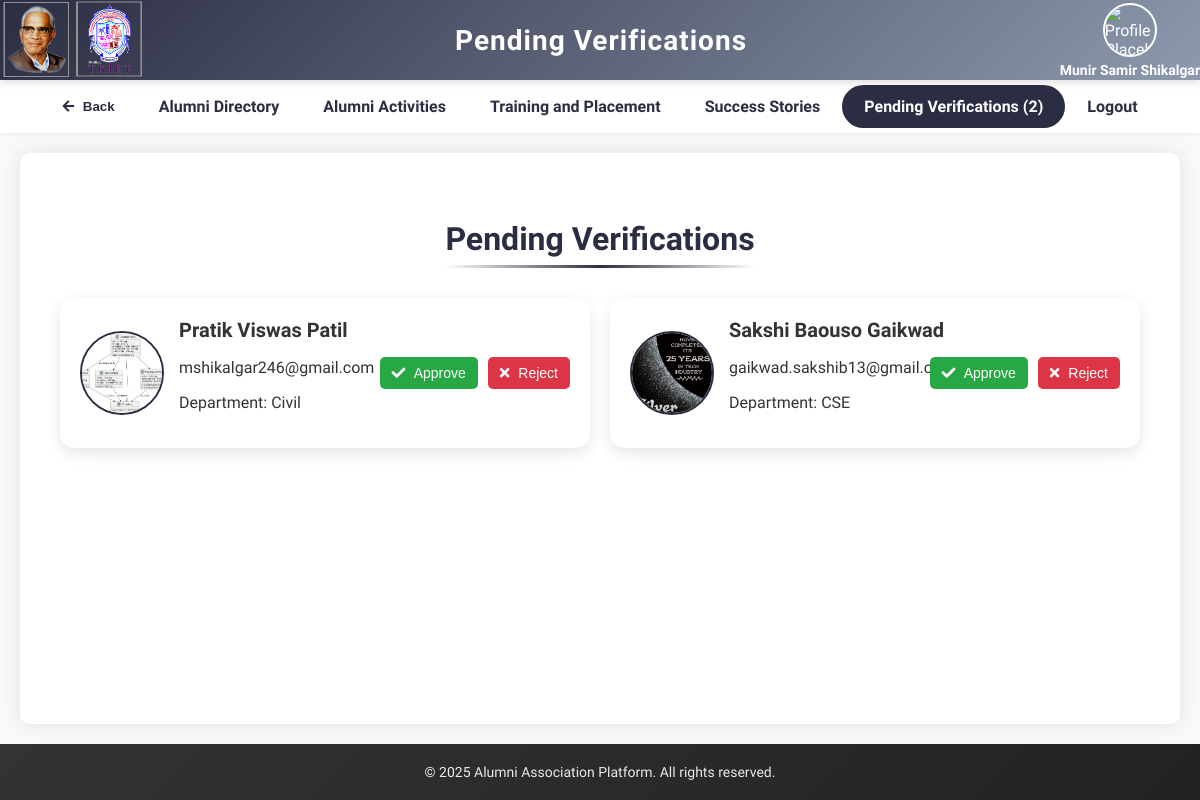
The app's page /pending_verifications.php (signed in) with its own data.
### tables this page shows
CREATE TABLE `users` (
  `prn_no` varchar(11) NOT NULL,
  `name` varchar(100) DEFAULT NULL,
  `email` varchar(100) DEFAULT NULL,
  `password` varchar(255) DEFAULT NULL,
  `role` enum('user','coordinator','admin') DEFAULT 'user',
  `graduation_year` int(11) DEFAULT NULL,
  `degree` varchar(100) DEFAULT NULL,
  `work_info` varchar(255) DEFAULT NULL,
  `bio` text DEFAULT NULL,
  `job_profile` varchar(100) DEFAULT NULL,
  `department` varchar(100) NOT NULL,
  `created_at` timestamp NOT NULL DEFAULT current_timestamp(),
  `profile_picture` varchar(255) DEFAULT NULL,
  `linkedin` varchar(255) DEFAULT NULL,
  `company` varchar(255) DEFAULT NULL,
  `position` varchar(255) DEFAULT NULL,
  `first_name` varchar(100) DEFAULT NULL,
  `middle_name` varchar(100) DEFAULT NULL,
  `last_name` varchar(100) DEFAULT NULL,
  `dob` date DEFAULT NULL,
  `gender` enum('Male','Female','Other') DEFAULT NULL,
  `address` text DEFAULT NULL,
  `phone` varchar(20) DEFAULT NULL,
  `github` varchar(255) DEFAULT NULL,
  `ug_degree` varchar(100) DEFAULT NULL,
  `ug_institute` varchar(255) DEFAULT NULL,
  `ug_graduation_year` int(11) DEFAULT NULL,
  `pg_degree` varchar(100) DEFAULT NULL,
  `pg_institute` varchar(255) DEFAULT NULL,
  `pg_graduation_year` int(11) DEFAULT NULL,
  `skills` text DEFAULT NULL,
  `emergency_contact` varchar(20) DEFAULT NULL,
  `experience` int(11) DEFAULT NULL,
  `status` enum('pending','verified') DEFAULT 'pending'
);

### pending_verifications.php (the view, shortened to what this page needs)
<?php
require 'db.php';
$user = [];
if (isset($_SESSION['user_id'])) {
    $stmt = $pdo->prepare("SELECT name, profile_picture FROM users WHERE prn_no = ?");
    $stmt->execute([$_SESSION['user_id']]);
    $user = $stmt->fetch(PDO::FETCH_ASSOC);
}
$page_title = "Pending Verifications";
$is_admin = $_SESSION['role'] === 'admin';
$user_department = $_SESSION['department'] ?? '';
if ($is_admin) {
    $stmt = $pdo->prepare("SELECT prn_no, name, email, profile_picture, department FROM users WHERE status = 'pending'");
    $stmt->execute();
} else {
    $stmt = $pdo->prepare("SELECT prn_no, name, email, profile_picture, department FROM users WHERE status = 'pending' AND department = ?");
    $stmt->execute([$user_department]);
}
$pending_users = $stmt->fetchAll(PDO::FETCH_ASSOC);
$current_page = basename($_SERVER['SCRIPT_NAME']);
?>
<!DOCTYPE html>
<html lang="en">
<head>
    <link rel="stylesheet" href="https://cdnjs.cloudflare.com/ajax/libs/font-awesome/5.15.3/css/all.min.css">
</head>
<body>
    <div class="header">
        <img src="tkiet_new_logo.png" alt="TKIET Logo" class="logo">
        <h1><?php echo htmlspecialchars($page_title); ?></h1>
        <div class="user-profile">
            <?php if (!empty($user['profile_picture']) && file_exists($user['profile_picture'])): ?>
                <img src="<?php echo htmlspecialchars($user['profile_picture']); ?>" alt="Profile Picture">
            <?php else: ?>
                <img src="assets/profile-placeholder.png" alt="Profile Placeholder">
            <?php endif; ?>
            <span><?php echo htmlspecialchars($user['name'] ?? 'Admin'); ?></span>
        </div>
    </div>
    <div class="nav-links">
        <?php if (basename($_SERVER['SCRIPT_NAME']) !== 'index.php'): ?>
            <button class="back-button" onclick="history.back()"><i class="fas fa-arrow-left"></i> Back</button>
        <?php endif; ?>
        <a href="directory.php" class="<?php echo $current_page === 'directory.php' ? 'active' : ''; ?>">Alumni Directory</a>
        <a href="activities.php" class="<?php echo $current_page === 'activities.php' ? 'active' : ''; ?>">Alumni Activities</a>
        <a href="training_and_placement_activities.php" class="<?php echo $current_page === 'training_and_placement_activities.php' ? 'active' : ''; ?>">Training and Placement</a>
        <a href="success_stories.php" class="<?php echo $current_page === 'success_stories.php' ? 'active' : ''; ?>">Success Stories</a>
        <?php if (isset($_SESSION['role']) && in_array($_SESSION['role'], ['admin', 'coordinator'])): ?>
            <a href="pending_verifications.php" class="<?php echo $current_page === 'pending_verifications.php' ? 'active' : ''; ?>" <?php echo $current_page !== 'pending_verifications.php' ? 'style="color: red;"' : ''; ?>>Pending Verifications (<?php echo count($pending_users); ?>)</a>
        <?php endif; ?>
        <a href="login.php">Logout</a>
    </div>
    <div class="content">
        <h2>Pending Verifications</h2>
        <div class="alumni-list">
            <?php if (count($pending_users) > 0): ?>
                <?php foreach ($pending_users as $user): ?>
                    <div class="alumni-card">
                        <a href="alumni_details.php?id=<?php echo $user['prn_no']; ?>" style="text-decoration: none; color: inherit; display: flex; align-items: center; gap: 15px; flex: 1;">
                            <?php if (!empty($user['profile_picture']) && file_exists($user['profile_picture'])): ?>
                                <img src="<?php echo htmlspecialchars($user['profile_picture']); ?>" alt="Profile Image">
                            <?php else: ?>
                                <img src="assets/profile-placeholder.png" alt="Profile Placeholder">
                            <?php endif; ?>
                            <div class="alumni-details">
                                <h3><?php echo htmlspecialchars($user['name']); ?></h3>
                                <p><?php echo htmlspecialchars($user['email']); ?></p>
                                <p>Department: <?php echo htmlspecialchars($user['department']); ?></p>
                            </div>
                        </a>
                        <div class="action-buttons">
                            <form method="post" style="display: inline;">
                                <button type="submit" class="action-btn approve-btn"><i class="fas fa-check"></i> Approve</button>
                            </form>
                            <form method="post" style="display: inline;">
                                <button type="submit" class="action-btn reject-btn"><i class="fas fa-times"></i> Reject</button>
                            </form>
                        </div>
                    </div>
                <?php endforeach; ?>
            <?php else: ?>
                <p>No pending verifications found.</p>
            <?php endif; ?>
        </div>
    </div>
    <footer>
        <p>© <?php echo date("Y"); ?> Alumni Association Platform. All rights reserved.</p>
    </footer>
</body>
</html>

### pending_verifications.php (style rules this page uses)
body { font-family: 'Segoe UI', Tahoma, Geneva, Verdana, sans-serif; margin: 0; padding: 0; display: flex; flex-direction: column; min-height: 100vh; color: #333; background-color: #f8f9fa; }
.header { display: flex; justify-content: space-between; align-items: center; background: linear-gradient(135deg, #2B2D42 0%, #8D99AE 100%); color: white; box-shadow: 0 4px 6px rgba(0, 0, 0, 0.1); position: relative; }
.header img.logo { height: 80px; margin-right: 15px; }
.header h1 { margin: 0; font-size: 28px; letter-spacing: 1px; animation: fadeIn 1s ease-in; flex-grow: 1; text-align: center; }
.user-profile { display: flex; flex-direction: column; align-items: center; margin-left: 20px; }
.user-profile img { width: 50px; height: 50px; border-radius: 50%; object-fit: cover; border: 2px solid #fff; margin-bottom: 5px; }
.user-profile span { font-size: 14px; font-weight: 600; color: #fff; }
.nav-links { display: flex; justify-content: center; background-color: #ffffff; padding: 5px; box-shadow: 0 2px 4px rgba(0, 0, 0, 0.05); flex-wrap: wrap; align-items: center; }
.nav-links a, .nav-links button.back-button { text-decoration: none; color: #2B2D42; font-weight: 600; padding: 10px 20px; border-radius: 25px; transition: all 0.3s ease; border: 2px solid transparent; position: relative; overflow: hidden; z-index: 1; background: none; cursor: pointer; }
.nav-links a.active { color: white; background-color: #2B2D42; border-color: #2B2D42; }
.back-button i { margin-right: 5px; }
.content { flex: 1; padding: 40px 20px; text-align: center; background-color: white; margin: 20px; border-radius: 10px; box-shadow: 0 0 20px rgba(0, 0, 0, 0.1); }
.content h2 { color: #2B2D42; font-size: 32px; margin-bottom: 20px; position: relative; display: inline-block; }
.content h2::after { content: ''; position: absolute; bottom: -10px; left: 0; width: 100%; height: 3px; background: linear-gradient(90deg, transparent, #2B2D42, transparent); }
.alumni-list { display: grid; grid-template-columns: repeat(auto-fit, minmax(300px, 1fr)); gap: 20px; padding: 20px; }
.alumni-card { background: white; border-radius: 15px; padding: 20px; box-shadow: 0 5px 15px rgba(0, 0, 0, 0.1); transition: all 0.3s ease; position: relative; overflow: hidden; display: flex; align-items: center; gap: 15px; }
.alumni-card img { width: 80px; height: 80px; border-radius: 50%; object-fit: cover; border: 2px solid #2B2D42; }
.alumni-details { flex: 1; text-align: left; }
.alumni-details h3 { margin: 0; font-size: 20px; color: #333; }
.action-buttons { display: flex; gap: 10px; position: absolute; right: 20px; top: 50%; transform: translateY(-50%); }
.action-btn { color: white; border: none; padding: 8px 12px; border-radius: 5px; cursor: pointer; transition: background-color 0.3s; font-size: 14px; }
.approve-btn { background: #28a745; }
.reject-btn { background: #dc3545; }
.action-btn i { margin-right: 5px; }
footer { background: linear-gradient(135deg, #333333 0%, #222222 100%); color: white; text-align: center; padding: 20px 0; margin-top: auto; }
footer p { margin: 0; font-size: 14px; opacity: 0.9; }

### records on screen
users: name "Munir Samir Shikalgar"
users: profile_picture (picture), name "Pratik Viswas Patil", email "mshikalgar246@gmail.com", department "Civil"
users: profile_picture (picture), name "Sakshi Baouso Gaikwad", email "gaikwad.sakshib13@gmail.com", department "CSE"

### other values on screen
$page_title "Pending Verifications"
count($pending_users) "2"
